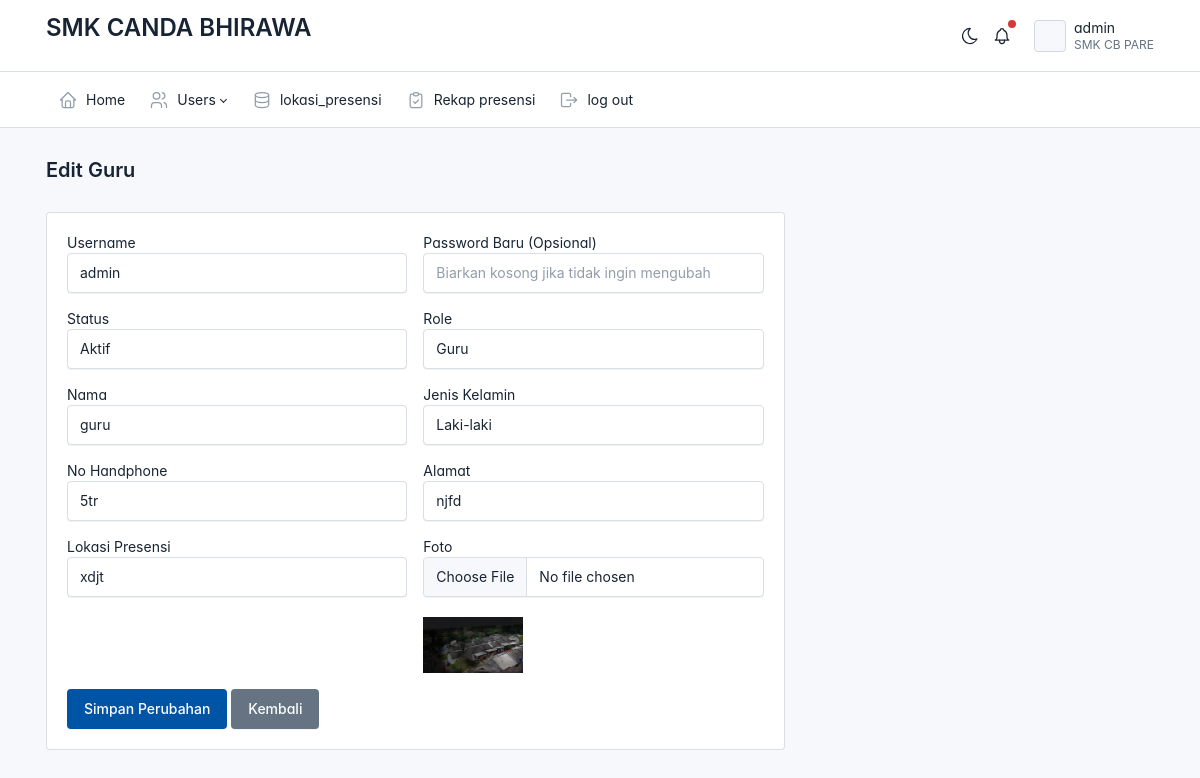
The app's page /admin/data_guru/edit.php?id=8 (signed in) with its own data.
### tables this page shows
CREATE TABLE `guru` (
  `id` int(11) NOT NULL,
  `username` varchar(225) NOT NULL,
  `password` varchar(225) NOT NULL,
  `status` varchar(20) NOT NULL,
  `role` varchar(20) NOT NULL,
  `nama` varchar(50) NOT NULL,
  `jenis_kelamin` varchar(50) NOT NULL,
  `alamat` varchar(67) NOT NULL,
  `no_handphone` varchar(34) NOT NULL,
  `lokasi_presensi` varchar(56) NOT NULL,
  `foto` varchar(150) NOT NULL
);

### admin/data_guru/edit.php (the view, shortened to what this page needs)
<?php
require_once('../../config.php');
$id = $_GET['id'] ?? null;
if ($id) {
    $stmt = $conection->prepare("SELECT * FROM guru WHERE id = ?");
    $stmt->bind_param("i", $id);
    $stmt->execute();
    $result = $stmt->get_result();
    $user = $result->fetch_assoc();
} else {
    die("ID tidak valid!");
}
include('../layout/header.php');
?>
<div class="page-header d-print-none">
    <div class="container-xl">
        <h2 class="page-title">Edit Guru</h2>
    </div>
</div>
<div class="page-body">
    <div class="container-xl">
        <div class="card col-md-8">
            <div class="card-body">
                <form action="" method="POST" enctype="multipart/form-data">
                    <div class="row">
                        <div class="col-md-6 mb-3">
                            <label>Username</label>
                            <input type="text" class="form-control" name="username" value="<?= htmlspecialchars($user['username']) ?>" required>
                        </div>
                        <div class="col-md-6 mb-3">
                            <label>Password Baru (Opsional)</label>
                            <input type="password" class="form-control" name="password" placeholder="Biarkan kosong jika tidak ingin mengubah">
                        </div>
                        <div class="col-md-6 mb-3">
                            <label>Status</label>
                            <select name="status" class="form-control" required>
                                <option value="aktif" <?= ($user['status'] == "aktif") ? "selected" : "" ?>>Aktif</option>
                            </select>
                        </div>
                        <div class="col-md-6 mb-3">
                            <label>Role</label>
                            <select name="role" class="form-control" required>
                                <option value="guru" <?= ($user['role'] == "guru") ? "selected" : "" ?>>Guru</option>
                            </select>
                        </div>
                        <div class="col-md-6 mb-3">
                            <label>Nama</label>
                            <input type="text" class="form-control" name="nama" value="<?= htmlspecialchars($user['nama']) ?>" required>
                        </div>
                        <div class="col-md-6 mb-3">
                            <label>Jenis Kelamin</label>
                            <select name="jenis_kelamin" class="form-control" required>
                                <option value="laki-laki" <?= ($user['jenis_kelamin'] == "laki-laki") ? "selected" : "" ?>>Laki-laki</option>
                            </select>
                        </div>
                        <div class="col-md-6 mb-3">
                            <label>No Handphone</label>
                            <input type="text" class="form-control" name="no_handphone" value="<?= htmlspecialchars($user['no_handphone']) ?>" required>
                        </div>
                        <div class="col-md-6 mb-3">
                            <label>Alamat</label>
                            <input type="text" class="form-control" name="alamat" value="<?= htmlspecialchars($user['alamat']) ?>" required>
                        </div>
                        <div class="col-md-6 mb-3">
                            <label>Lokasi Presensi</label>
                            <input type="text" class="form-control" name="lokasi_presensi" value="<?= htmlspecialchars($user['lokasi_presensi']) ?>" required>
                        </div>
                        <div class="col-md-6 mb-3">
                            <label>Foto</label>
                            <input type="file" class="form-control" name="foto">
                            <?php if (!empty($user['foto'])) : ?>
                                <br><img src="<?= $user['foto'] ?>" width="100" alt="Foto User">
                            <?php endif; ?>
                        </div>
                    </div>
                    <button type="submit" class="btn btn-primary">Simpan Perubahan</button>
                    <a href="users.php" class="btn btn-secondary">Kembali</a>
                </form>
            </div>
        </div>
    </div>
</div>
<?php include('../layout/foother.php'); ?>

### admin/layout/header.php (style rules this page uses)
:root { --tblr-font-sans-serif: 'Inter Var', -apple-system, BlinkMacSystemFont, San Francisco, Segoe UI, Roboto, Helvetica Neue, sans-serif; }
body { font-feature-settings: "cv03", "cv04", "cv11"; }

### records on screen
guru: username "admin", status "Aktif", nama "guru", jenis_kelamin "Laki-laki", no_handphone "5tr", alamat "njfd", lokasi_presensi "xdjt", foto (picture)
